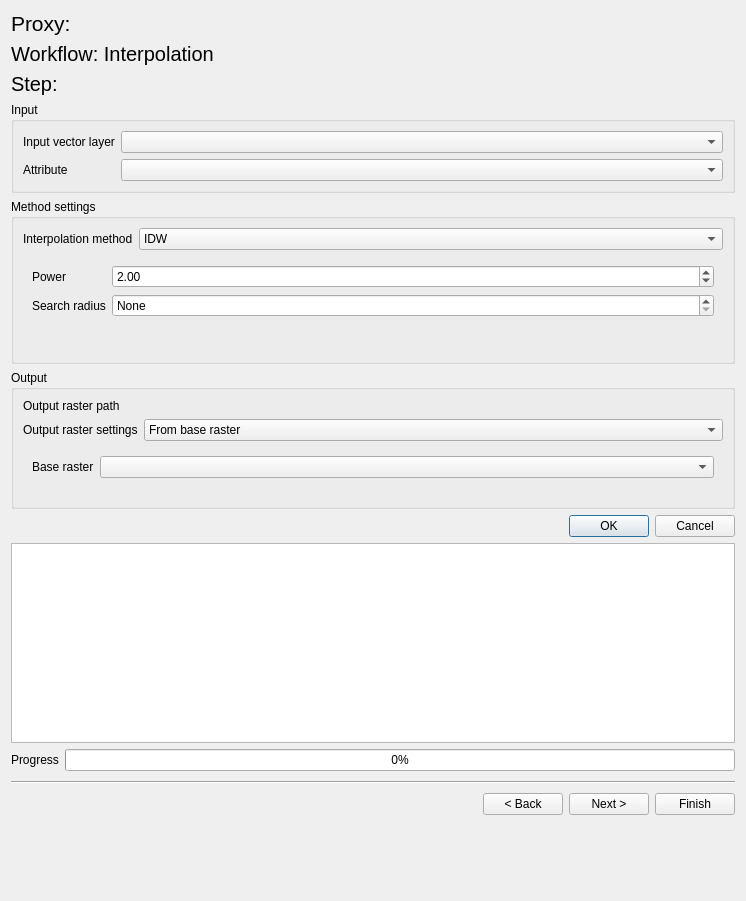
<?xml version="1.0" encoding="UTF-8"?>
<ui version="4.0">
 <class>Form</class>
 <widget class="QWidget" name="Form">
  <property name="geometry">
   <rect>
    <x>0</x>
    <y>0</y>
    <width>746</width>
    <height>901</height>
   </rect>
  </property>
  <property name="windowTitle">
   <string>Form</string>
  </property>
  <layout class="QVBoxLayout" name="verticalLayout_4">
   <item>
    <widget class="QLabel" name="proxy_name_label">
     <property name="font">
      <font>
       <pointsize>16</pointsize>
      </font>
     </property>
     <property name="text">
      <string>Proxy: </string>
     </property>
    </widget>
   </item>
   <item>
    <widget class="QLabel" name="workflow_label">
     <property name="font">
      <font>
       <pointsize>15</pointsize>
      </font>
     </property>
     <property name="text">
      <string>Workflow: Interpolation</string>
     </property>
    </widget>
   </item>
   <item>
    <widget class="QLabel" name="process_step_label">
     <property name="font">
      <font>
       <pointsize>15</pointsize>
      </font>
     </property>
     <property name="text">
      <string>Step: </string>
     </property>
    </widget>
   </item>
   <item>
    <widget class="QGroupBox" name="input_box">
     <property name="title">
      <string>Input</string>
     </property>
     <layout class="QFormLayout" name="formLayout">
      <item row="0" column="0">
       <widget class="QLabel" name="vector_layer_label">
        <property name="toolTip">
         <string>Input dataset with features to calculate distances to</string>
        </property>
        <property name="text">
         <string>Input vector layer</string>
        </property>
       </widget>
      </item>
      <item row="0" column="1">
       <widget class="QgsMapLayerComboBox" name="vector_layer">
        <property name="toolTip">
         <string>Input dataset with features to calculate distances to</string>
        </property>
       </widget>
      </item>
      <item row="1" column="0">
       <widget class="QLabel" name="attribute_label">
        <property name="toolTip">
         <string>Target attribute for interpolation.</string>
        </property>
        <property name="text">
         <string>Attribute</string>
        </property>
       </widget>
      </item>
      <item row="1" column="1">
       <widget class="QgsFieldComboBox" name="attribute">
        <property name="toolTip">
         <string>Target attribute for interpolation.</string>
        </property>
       </widget>
      </item>
     </layout>
    </widget>
   </item>
   <item>
    <widget class="QGroupBox" name="method_box">
     <property name="title">
      <string>Method settings</string>
     </property>
     <layout class="QVBoxLayout" name="verticalLayout">
      <item>
       <layout class="QFormLayout" name="interpolation_method_layout">
        <item row="0" column="0">
         <widget class="QLabel" name="interpolation_method_label">
          <property name="toolTip">
           <string/>
          </property>
          <property name="text">
           <string>Interpolation method</string>
          </property>
         </widget>
        </item>
        <item row="0" column="1">
         <widget class="QComboBox" name="interpolation_method">
          <item>
           <property name="text">
            <string>IDW</string>
           </property>
          </item>
          <item>
           <property name="text">
            <string>Kriging</string>
           </property>
          </item>
         </widget>
        </item>
       </layout>
      </item>
      <item>
       <widget class="QStackedWidget" name="interpolation_method_pages">
        <property name="maximumSize">
         <size>
          <width>16777215</width>
          <height>16777215</height>
         </size>
        </property>
        <property name="currentIndex">
         <number>0</number>
        </property>
        <widget class="QWidget" name="idw_page">
         <layout class="QFormLayout" name="formLayout_7">
          <item row="0" column="0">
           <widget class="QLabel" name="power_label">
            <property name="text">
             <string>Power</string>
            </property>
           </widget>
          </item>
          <item row="0" column="1">
           <widget class="QgsDoubleSpinBox" name="power">
            <property name="minimum">
             <double>0.010000000000000</double>
            </property>
            <property name="value">
             <double>2.000000000000000</double>
            </property>
           </widget>
          </item>
          <item row="1" column="0">
           <widget class="QLabel" name="srach_radius_label">
            <property name="text">
             <string>Search radius</string>
            </property>
           </widget>
          </item>
          <item row="1" column="1">
           <widget class="QgsDoubleSpinBox" name="search_radius">
            <property name="specialValueText">
             <string>None</string>
            </property>
           </widget>
          </item>
         </layout>
        </widget>
        <widget class="QWidget" name="kriging_page">
         <layout class="QFormLayout" name="formLayout_2">
          <item row="1" column="0">
           <widget class="QLabel" name="label_31">
            <property name="text">
             <string>Variogram model</string>
            </property>
           </widget>
          </item>
          <item row="1" column="1">
           <widget class="QComboBox" name="variogram_model">
            <item>
             <property name="text">
              <string>Linear</string>
             </property>
            </item>
            <item>
             <property name="text">
              <string>Power</string>
             </property>
            </item>
            <item>
             <property name="text">
              <string>Gaussian</string>
             </property>
            </item>
            <item>
             <property name="text">
              <string>Spherical</string>
             </property>
            </item>
            <item>
             <property name="text">
              <string>Exponential</string>
             </property>
            </item>
           </widget>
          </item>
          <item row="2" column="0">
           <widget class="QLabel" name="label_32">
            <property name="text">
             <string>Coordinates type</string>
            </property>
           </widget>
          </item>
          <item row="2" column="1">
           <widget class="QComboBox" name="coordinates_type">
            <item>
             <property name="text">
              <string>Euclidean</string>
             </property>
            </item>
            <item>
             <property name="text">
              <string>Geographic</string>
             </property>
            </item>
           </widget>
          </item>
          <item row="0" column="0">
           <widget class="QLabel" name="label_33">
            <property name="text">
             <string>Kriging method</string>
            </property>
           </widget>
          </item>
          <item row="0" column="1">
           <widget class="QComboBox" name="kriging_method">
            <item>
             <property name="text">
              <string>Ordinary</string>
             </property>
            </item>
            <item>
             <property name="text">
              <string>Universal</string>
             </property>
            </item>
           </widget>
          </item>
         </layout>
        </widget>
       </widget>
      </item>
     </layout>
    </widget>
   </item>
   <item>
    <widget class="QGroupBox" name="output_box">
     <property name="sizePolicy">
      <sizepolicy hsizetype="Preferred" vsizetype="Preferred">
       <horstretch>0</horstretch>
       <verstretch>0</verstretch>
      </sizepolicy>
     </property>
     <property name="title">
      <string>Output</string>
     </property>
     <layout class="QVBoxLayout" name="verticalLayout_3">
      <item>
       <layout class="QFormLayout" name="output_raster_settings_layout">
        <item row="1" column="0">
         <widget class="QLabel" name="output_raster_settings_label">
          <property name="text">
           <string>Output raster settings</string>
          </property>
         </widget>
        </item>
        <item row="1" column="1">
         <widget class="QComboBox" name="output_raster_settings">
          <item>
           <property name="text">
            <string>From base raster</string>
           </property>
          </item>
          <item>
           <property name="text">
            <string>Define manually</string>
           </property>
          </item>
         </widget>
        </item>
        <item row="0" column="1">
         <widget class="QgsFileWidget" name="output_raster_path">
          <property name="storageMode">
           <enum>QgsFileWidget::SaveFile</enum>
          </property>
         </widget>
        </item>
        <item row="0" column="0">
         <widget class="QLabel" name="output_raster_path_label">
          <property name="text">
           <string>Output raster path</string>
          </property>
         </widget>
        </item>
       </layout>
      </item>
      <item>
       <widget class="QStackedWidget" name="output_raster_settings_pages">
        <property name="maximumSize">
         <size>
          <width>16777215</width>
          <height>50</height>
         </size>
        </property>
        <property name="currentIndex">
         <number>0</number>
        </property>
        <widget class="QWidget" name="base_raster_page">
         <layout class="QFormLayout" name="formLayout_4">
          <item row="0" column="0">
           <widget class="QLabel" name="base_raster_label">
            <property name="text">
             <string>Base raster</string>
            </property>
           </widget>
          </item>
          <item row="0" column="1">
           <widget class="QgsMapLayerComboBox" name="base_raster"/>
          </item>
         </layout>
        </widget>
        <widget class="QWidget" name="define_manually_page">
         <layout class="QVBoxLayout" name="verticalLayout_2">
          <item>
           <layout class="QFormLayout" name="define_manually_layout">
            <item row="0" column="0">
             <widget class="QLabel" name="pixel_size_label">
              <property name="sizePolicy">
               <sizepolicy hsizetype="Fixed" vsizetype="Preferred">
                <horstretch>0</horstretch>
                <verstretch>0</verstretch>
               </sizepolicy>
              </property>
              <property name="minimumSize">
               <size>
                <width>62</width>
                <height>0</height>
               </size>
              </property>
              <property name="text">
               <string>Pixel size</string>
              </property>
             </widget>
            </item>
            <item row="0" column="1">
             <widget class="QgsDoubleSpinBox" name="pixel_size">
              <property name="maximum">
               <double>10000.000000000000000</double>
              </property>
              <property name="value">
               <double>10.000000000000000</double>
              </property>
             </widget>
            </item>
            <item row="1" column="0">
             <widget class="QLabel" name="extent_label">
              <property name="sizePolicy">
               <sizepolicy hsizetype="Fixed" vsizetype="Preferred">
                <horstretch>0</horstretch>
                <verstretch>0</verstretch>
               </sizepolicy>
              </property>
              <property name="minimumSize">
               <size>
                <width>62</width>
                <height>0</height>
               </size>
              </property>
              <property name="text">
               <string>Extent</string>
              </property>
              <property name="alignment">
               <set>Qt::AlignLeading|Qt::AlignLeft|Qt::AlignTop</set>
              </property>
             </widget>
            </item>
            <item row="1" column="1">
             <widget class="QgsExtentGroupBox" name="extent"/>
            </item>
           </layout>
          </item>
         </layout>
        </widget>
       </widget>
      </item>
     </layout>
    </widget>
   </item>
   <item>
    <widget class="QDialogButtonBox" name="button_box">
     <property name="sizePolicy">
      <sizepolicy hsizetype="Expanding" vsizetype="Fixed">
       <horstretch>0</horstretch>
       <verstretch>0</verstretch>
      </sizepolicy>
     </property>
     <property name="standardButtons">
      <set>QDialogButtonBox::Cancel|QDialogButtonBox::Ok</set>
     </property>
    </widget>
   </item>
   <item>
    <layout class="QVBoxLayout" name="verticalLayout_18">
     <item>
      <widget class="QTextEdit" name="log">
       <property name="sizePolicy">
        <sizepolicy hsizetype="Expanding" vsizetype="Expanding">
         <horstretch>0</horstretch>
         <verstretch>0</verstretch>
        </sizepolicy>
       </property>
       <property name="minimumSize">
        <size>
         <width>0</width>
         <height>200</height>
        </size>
       </property>
       <property name="maximumSize">
        <size>
         <width>16777215</width>
         <height>16777215</height>
        </size>
       </property>
       <property name="autoFormatting">
        <set>QTextEdit::AutoNone</set>
       </property>
       <property name="readOnly">
        <bool>true</bool>
       </property>
       <property name="html">
        <string>&lt;!DOCTYPE HTML PUBLIC &quot;-//W3C//DTD HTML 4.0//EN&quot; &quot;http://www.w3.org/TR/REC-html40/strict.dtd&quot;&gt;
&lt;html&gt;&lt;head&gt;&lt;meta name=&quot;qrichtext&quot; content=&quot;1&quot; /&gt;&lt;style type=&quot;text/css&quot;&gt;
p, li { white-space: pre-wrap; }
&lt;/style&gt;&lt;/head&gt;&lt;body style=&quot; font-family:'Sans Serif'; font-size:9pt; font-weight:400; font-style:normal;&quot;&gt;
&lt;p style=&quot;-qt-paragraph-type:empty; margin-top:0px; margin-bottom:0px; margin-left:0px; margin-right:0px; -qt-block-indent:0; text-indent:0px; font-family:'Ubuntu'; font-size:11pt;&quot;&gt;&lt;br /&gt;&lt;/p&gt;&lt;/body&gt;&lt;/html&gt;</string>
       </property>
      </widget>
     </item>
     <item>
      <layout class="QHBoxLayout" name="progress_layout">
       <item>
        <widget class="QLabel" name="progress_label">
         <property name="text">
          <string>Progress</string>
         </property>
        </widget>
       </item>
       <item>
        <widget class="QProgressBar" name="progress_bar">
         <property name="value">
          <number>0</number>
         </property>
        </widget>
       </item>
      </layout>
     </item>
    </layout>
   </item>
   <item>
    <widget class="Line" name="line">
     <property name="minimumSize">
      <size>
       <width>0</width>
       <height>10</height>
      </size>
     </property>
     <property name="orientation">
      <enum>Qt::Horizontal</enum>
     </property>
    </widget>
   </item>
   <item>
    <layout class="QHBoxLayout" name="navigation_btn_layout">
     <item>
      <spacer name="run_btn_spacer">
       <property name="orientation">
        <enum>Qt::Horizontal</enum>
       </property>
       <property name="sizeHint" stdset="0">
        <size>
         <width>78</width>
         <height>20</height>
        </size>
       </property>
      </spacer>
     </item>
     <item>
      <widget class="QPushButton" name="back_btn">
       <property name="text">
        <string>&lt; Back</string>
       </property>
      </widget>
     </item>
     <item>
      <widget class="QPushButton" name="next_btn">
       <property name="text">
        <string>Next &gt;</string>
       </property>
      </widget>
     </item>
     <item>
      <widget class="QPushButton" name="finish_btn">
       <property name="text">
        <string>Finish</string>
       </property>
      </widget>
     </item>
    </layout>
   </item>
   <item>
    <spacer name="form_spacer">
     <property name="orientation">
      <enum>Qt::Vertical</enum>
     </property>
     <property name="sizeHint" stdset="0">
      <size>
       <width>20</width>
       <height>1000</height>
      </size>
     </property>
    </spacer>
   </item>
  </layout>
 </widget>
 <customwidgets>
  <customwidget>
   <class>QgsCollapsibleGroupBox</class>
   <extends>QGroupBox</extends>
   <header>qgscollapsiblegroupbox.h</header>
   <container>1</container>
  </customwidget>
  <customwidget>
   <class>QgsDoubleSpinBox</class>
   <extends>QDoubleSpinBox</extends>
   <header>qgsdoublespinbox.h</header>
  </customwidget>
  <customwidget>
   <class>QgsExtentGroupBox</class>
   <extends>QgsCollapsibleGroupBox</extends>
   <header>qgsextentgroupbox.h</header>
   <container>1</container>
  </customwidget>
  <customwidget>
   <class>QgsFieldComboBox</class>
   <extends>QComboBox</extends>
   <header>qgsfieldcombobox.h</header>
  </customwidget>
  <customwidget>
   <class>QgsFileWidget</class>
   <extends>QWidget</extends>
   <header>qgsfilewidget.h</header>
   <container>1</container>
  </customwidget>
  <customwidget>
   <class>QgsMapLayerComboBox</class>
   <extends>QComboBox</extends>
   <header>qgsmaplayercombobox.h</header>
  </customwidget>
 </customwidgets>
 <resources/>
 <connections/>
</ui>
